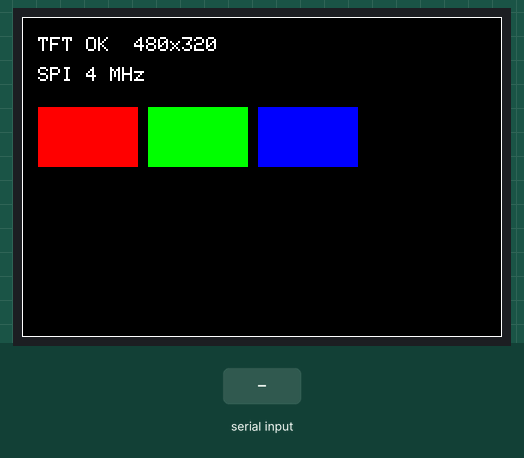
Simulated run of this sketch. Board: ESP32. On the bench: 480×320 colour display. Inputs (shaded band) come from the test bench. What the sketch prints to the serial monitor is not drawn.

Above: at 5.4 s.
5.5 s: "a" received over Serial
At 6.4 s:
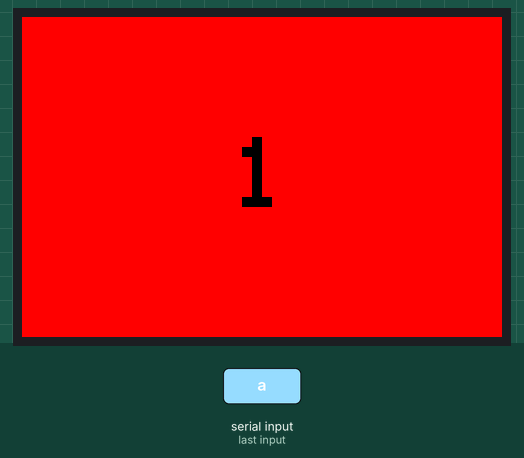
At 11.4 s:
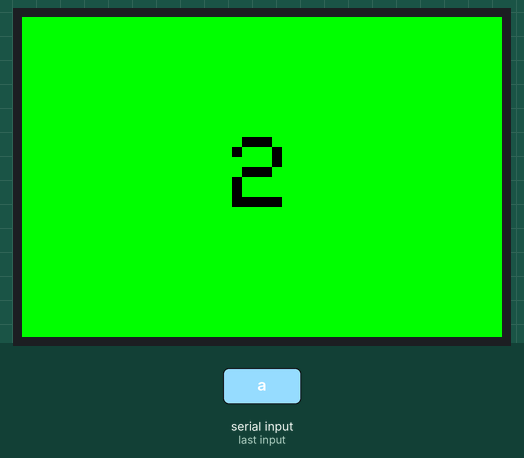
Timing chart, 0 to 12.9 s (numbered marks = the images above; inputs shaded):
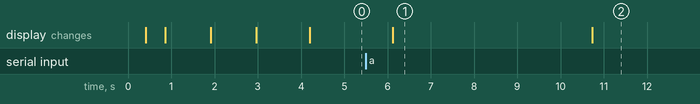

The sketch:

TftPinTest.ino
```cpp
// =====================================================================
// THU MAN ILI9488 3.5" TREN BO DA SUA - khong bat camera, WiFi, loa.
//
// Dung de tach loi phan cung (day noi / cat duong chua dut) khoi loi firmware.
// Nap sketch nay, mo Serial Monitor 115200.
//
//   Khoi dong: init man, to lan luot DO -> XANH LA -> XANH DUONG -> chu + khung.
//     Thay mau dung        -> day noi OK, loi nam o firmware chinh -> gui log Serial.
//     Van trang            -> loi phan cung: chay lenh 'p' de do tung chan.
//
// Lenh Serial:
//   t = chay lai bai thu mau      s = doi toc do SPI (10 -> 13 -> 16 -> 20 -> 4 MHz)
//   p = do tung chan: dat 1 chan HIGH 4 giay roi LOW 4 giay, lan luot SCK, MOSI, DC.
//       Do bang dong ho van nang tai CHAN SOCKET TFT (khong do tai ESP32):
//       HIGH ~3.3V, LOW ~0V. Khong theo -> day dut / con dinh voi duong cu GPIO 8-12.
// =====================================================================
#include <LovyanGFX.hpp>

// Giong config_35inch_tft.h (bo da sua)
static constexpr int PIN_SCK = 1;   // socket chan 7
static constexpr int PIN_MOSI = 2;  // socket chan 6
static constexpr int PIN_DC = 48;   // socket chan 5
// Thu bang day dupont (bo chi co 1 GND + 1 3V3): CS -> GPIO39, RESET -> GPIO40, code dieu khien.
// Tren mach in (CS noi GND, RESET noi EN): doi ca hai thanh -1.
static constexpr int PIN_CS = 39;
static constexpr int PIN_RST = 40;

// Bat dau 4 MHz (cham nhat, chac nhat); 's' tang dan.
static const uint32_t SPEEDS[] = {4000000, 8000000, 10000000, 16000000, 20000000};
static int speedIdx = 0;

class TestLCD : public lgfx::LGFX_Device {
 public:
  lgfx::Bus_SPI bus;
  lgfx::Panel_ILI9488 panel;
  void setup(uint32_t hz) {
    auto b = bus.config();
    b.spi_host = SPI2_HOST; b.spi_mode = 0;
    b.freq_write = hz; b.freq_read = 4000000;
    b.pin_sclk = PIN_SCK; b.pin_mosi = PIN_MOSI; b.pin_miso = -1; b.pin_dc = PIN_DC;
    b.spi_3wire = true; b.use_lock = true; b.dma_channel = SPI_DMA_CH_AUTO;
    bus.config(b);
    panel.setBus(&bus);
    auto p = panel.config();
    p.pin_cs = PIN_CS; p.pin_rst = PIN_RST; p.pin_busy = -1;
    p.panel_width = 320; p.panel_height = 480;
    p.memory_width = 320; p.memory_height = 480;
    p.invert = false; p.rgb_order = false;
    panel.config(p);
    setPanel(&panel);
  }
};
static TestLCD lcd;
static bool started = false;

static void colorTest() {
  uint32_t hz = SPEEDS[speedIdx];
  Serial.printf("[TFT] SCK=%d MOSI=%d DC=%d CS=%d RST=%d  SPI=%lu Hz\n", PIN_SCK, PIN_MOSI, PIN_DC,
                PIN_CS, PIN_RST, (unsigned long)hz);
  if (!started) { lcd.setup(hz); started = true; }
  else { lcd.bus.release(); auto b = lcd.bus.config(); b.freq_write = hz; lcd.bus.config(b); }
  bool ok = lcd.init();
  // RESET noi EN: reset mem them 1 lan nhu firmware chinh
  lcd.startWrite(); lcd.writeCommand(0x01); lcd.endWrite(); delay(150);
  ok = lcd.init() && ok;
  Serial.printf("[TFT] init %s\n", ok ? "OK" : "LOI");
  lcd.setRotation(3);
  const uint32_t colors[] = {0xFF0000, 0x00FF00, 0x0000FF};
  const char* names[] = {"DO", "XANH LA", "XANH DUONG"};
  for (int i = 0; i < 3; i++) {
    Serial.printf("[TFT] To mau %s\n", names[i]);
    lcd.fillScreen(lcd.color888(colors[i] >> 16, (colors[i] >> 8) & 0xFF, colors[i] & 0xFF));
    delay(900);
  }
  lcd.fillScreen(TFT_BLACK);
  lcd.drawRect(0, 0, lcd.width(), lcd.height(), TFT_WHITE);
  lcd.setTextColor(TFT_WHITE, TFT_BLACK);
  lcd.setTextSize(2);
  lcd.setCursor(16, 20);
  lcd.printf("TFT OK  %dx%d", (int)lcd.width(), (int)lcd.height());
  lcd.setCursor(16, 50);
  lcd.printf("SPI %lu MHz", (unsigned long)(hz / 1000000));
  lcd.fillRect(16, 90, 100, 60, TFT_RED);
  lcd.fillRect(126, 90, 100, 60, TFT_GREEN);
  lcd.fillRect(236, 90, 100, 60, TFT_BLUE);
  Serial.println("[TFT] Xong. Man phai hien khung trang, chu va 3 o mau.");
}

static void pinProbe() {
  if (started) { lcd.bus.release(); }
  const int pins[] = {PIN_SCK, PIN_MOSI, PIN_DC};
  const char* names[] = {"SCK (socket chan 7)", "MOSI (socket chan 6)", "DC (socket chan 5)"};
  for (int i = 0; i < 3; i++) {
    for (int j = 0; j < 3; j++) { pinMode(pins[j], OUTPUT); digitalWrite(pins[j], LOW); }
    Serial.printf("[PIN] %s = GPIO%d -> HIGH 4 giay (do ~3.3V)\n", names[i], pins[i]);
    digitalWrite(pins[i], HIGH);
    delay(4000);
    Serial.printf("[PIN] %s = GPIO%d -> LOW 4 giay (do ~0V)\n", names[i], pins[i]);
    digitalWrite(pins[i], LOW);
    delay(4000);
  }
  Serial.println("[PIN] Xong. Go 't' de thu lai man hinh.");
  started = false;  // bus da tha: init lai tu dau
}

// CS noi GND: xung nhieu tren SCK luc khoi dong lam man dem lech nhip -> trang.
// Chen them 1 xung SCK (MOSI/DC thap = bit 0, vo hai) de dich canh byte 1 bit.
static void shiftOneClock() {
  if (started) { lcd.bus.release(); started = false; }
  pinMode(PIN_SCK, OUTPUT);
  digitalWrite(PIN_SCK, LOW); delayMicroseconds(5);
  digitalWrite(PIN_SCK, HIGH); delayMicroseconds(5);
  digitalWrite(PIN_SCK, LOW); delayMicroseconds(5);
}

// 'a': thu ca 8 vi tri lech nhip. Moi lan to 1 mau + so to giua man, giu 4 giay.
// Thay so nao hien len -> lech nhip la nguyen nhan (day noi tot).
// Ca 8 lan deu trang -> loi day / nguon, khong phai lech nhip.
static void sweepShifts() {
  const uint16_t cols[] = {TFT_RED, TFT_GREEN, TFT_BLUE, TFT_YELLOW, TFT_CYAN, TFT_MAGENTA, TFT_ORANGE, TFT_WHITE};
  for (int k = 1; k <= 8; k++) {
    shiftOneClock();
    uint32_t hz = SPEEDS[speedIdx];
    lcd.setup(hz); started = true;
    lcd.init();
    lcd.startWrite(); lcd.writeCommand(0x00); lcd.writeCommand(0x01); lcd.endWrite(); delay(150);
    lcd.init();
    lcd.setRotation(3);
    lcd.fillScreen(cols[k - 1]);
    lcd.setTextColor(TFT_BLACK, cols[k - 1]);
    lcd.setTextSize(10);
    lcd.setCursor(lcd.width() / 2 - 30, lcd.height() / 2 - 40);
    lcd.printf("%d", k);
    Serial.printf("[SHIFT] Lan %d/8 - neu man hien SO %d thi bao lai\n", k, k);
    delay(4000);
  }
  Serial.println("[SHIFT] Xong 8 lan.");
}

void setup() {
  // Giu SCK thap cang som cang tot (giam xung nhieu lam lech nhip).
  pinMode(PIN_SCK, OUTPUT); digitalWrite(PIN_SCK, LOW);
  if (PIN_CS >= 0) { pinMode(PIN_CS, OUTPUT); digitalWrite(PIN_CS, HIGH); }
  Serial.begin(115200);
  delay(400);
  Serial.println("\n=== THU MAN ILI9488 (bo da sua) ===");
  Serial.println("Lenh: t = thu mau, s = doi toc do SPI, p = do tung chan, a = do lech nhip 8 lan");
  colorTest();
}

void loop() {
  if (!Serial.available()) { delay(20); return; }
  char c = Serial.read();
  if (c == 't') colorTest();
  else if (c == 's') { speedIdx = (speedIdx + 1) % 5; colorTest(); }
  else if (c == 'p') pinProbe();
  else if (c == 'a') sweepShifts();
}
```

Measured:
- after the input at 5.5 s, the display: changes after 0.62 s (image 1)
- what the display in image 1 shows lasts 4.6 s, from 6.1 s to 10.7 s
